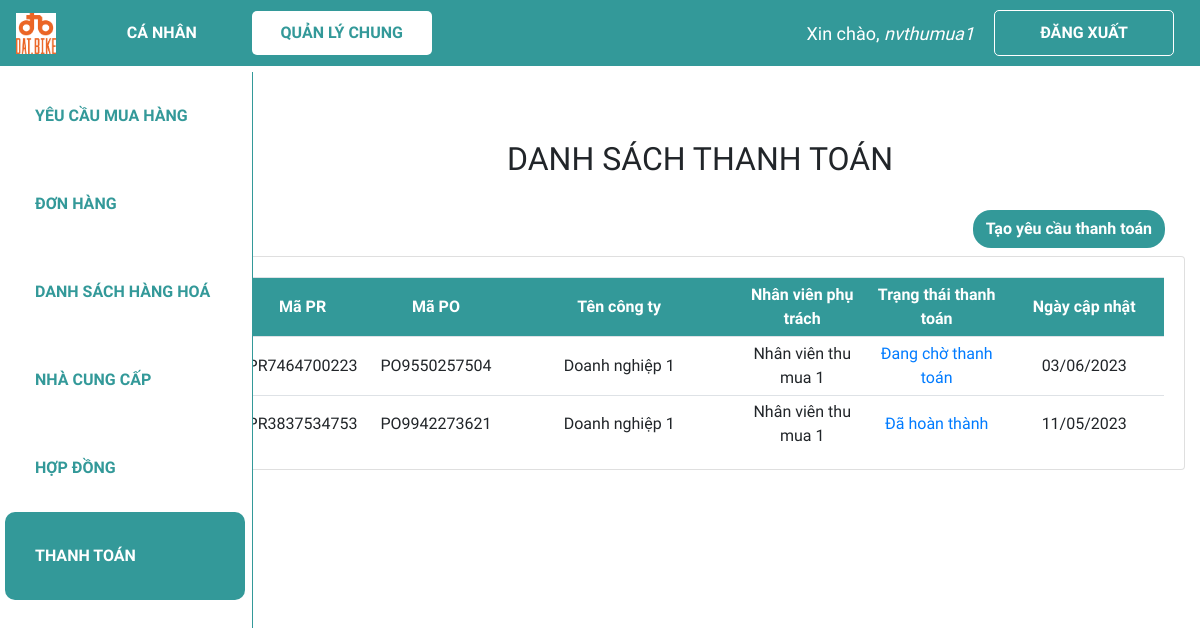
Screenshot of /dstt/ (signed in) with the database file from the repository.
### web_core/models.py (models this page shows, shortened)
class THANHTOAN(models.Model):
    danh_muc_trang_thai = (
        ('Đang chờ thanh toán', 'Đang chờ thanh toán'),
        ('Đã thanh toán lần 1', 'Đã thanh toán lần 1'),
        ('Đã hoàn thành', 'Đã hoàn thành')
    )
    ma_TT = ShortUUIDField(
        verbose_name='Mã thanh toán',
        length=10,
        max_length=12,
        prefix="TT",
        alphabet="0123456789",
        primary_key=True
    )
    ma_nhan_vien_tao = models.ForeignKey(NHANVIEN, on_delete = models.SET_NULL, verbose_name = 'Mã nhân viên tạo', related_name = 'nv_tao_tt', blank=True, null=True)
    ma_nhan_vien_tt = models.ForeignKey(NHANVIEN, on_delete = models.SET_NULL, verbose_name = 'Mã nhân viên thanh toán', related_name = 'nv_tt', blank=True, null=True)
    ma_PO = models.ForeignKey(PO, on_delete = models.SET_NULL, verbose_name = 'Mã PO', blank=True, null=True)
    ma_HD = models.ForeignKey(HOPDONG, on_delete = models.SET_NULL, verbose_name = 'Mã hợp đồng', blank=True, null=True)
    ngay_tao = models.DateTimeField('Ngày tạo', auto_now_add = True)
    so_tien = models.PositiveBigIntegerField('Số tiền đã thanh toán', validators = [MinValueValidator(0)], default = 0)
    ngay_cap_nhat = models.DateTimeField('Ngày cập nhật', default = datetime.now)
    trang_thai = models.CharField('Trạng thái thanh toán', max_length = 100, choices=danh_muc_trang_thai, default = 'Đang chờ thanh toán')
    chung_tu_thanh_toan = models.ImageField('Chứng từ thanh toán', max_length = 200, blank=True, null=True)

class PO(models.Model):
    danh_muc_trang_thai = (
        ('Chờ phê duyệt', 'Chờ phê duyệt'),
        ('Đang thực hiện', 'Đang thực hiện'),
        ('Đã nhận hàng', 'Đã nhận hàng'),
        ('Đã hoàn thành', 'Đã hoàn thành'),
    )
    ma_PO = ShortUUIDField(
        verbose_name='Mã PO',
        length=10,
        max_length=12,
        prefix="PO",
        alphabet="0123456789",
        primary_key=True
    )
    ma_PR = models.ForeignKey(PR, on_delete = models.CASCADE, verbose_name = 'Mã PR', blank=True, null=True)
    ma_hang_hoa = models.ForeignKey(HANGHOA, on_delete = models.CASCADE, verbose_name = 'Mã hàng hoá', blank=True, null=True)
    so_luong = models.IntegerField('Số lượng', validators = [MinValueValidator(0)], default = 0)
    ma_hop_dong = models.ForeignKey(HOPDONG, on_delete = models.SET_NULL, verbose_name = 'Mã hợp đồng', blank=True, null=True)
    ma_nhan_vien_tao = models.ForeignKey(NHANVIEN, on_delete=models.SET_NULL, verbose_name = 'Mã nhân viên tạo', related_name = 'nv_tao_PO',blank=True, null=True)
    ma_ncc = models.ForeignKey(NCC, on_delete = models.SET_NULL, verbose_name = 'Mã nhà cung cấp', blank=True, null=True)
    ngay_tao = models.DateTimeField('Ngày tạo', default = datetime.now)
    ngay_cap_nhat = models.DateTimeField('Ngày cập nhật', default = datetime.now)
    ngay_du_kien_nhan = models.DateTimeField('Ngày dự kiến nhận', blank=True, null=True)
    so_tien_thanh_toan = models.PositiveBigIntegerField('Số tiền thanh toán', validators=[MinValueValidator(0)], default = 0)
    trang_thai = models.CharField('Trạng thái PO', max_length = 100, choices=danh_muc_trang_thai, default='Chờ phê duyệt', blank=True, null=True)
    ma_quan_ly_duyet = models.ForeignKey(NHANVIEN, on_delete = models.SET_NULL, verbose_name = 'Mã quản lý duyệt', related_name = 'quan_ly', blank=True, null=True)

class PR(models.Model):
    danh_muc_trang_thai = (
        ('Chờ phân công', 'Chờ phân công'),
        ('Đang thực hiện', 'Đang thực hiện'),
        ('Đã hoàn thành', 'Đã hoàn thành'),
    )
    ma_PR = ShortUUIDField(
        verbose_name='Mã PR',
        length=10,
        max_length=12,
        prefix="PR",
        alphabet="0123456789",
        primary_key=True
    )
    ma_nhan_vien_tao = models.ForeignKey(NHANVIEN, on_delete = models.CASCADE, verbose_name = 'Mã nhân viên tạo', related_name = 'nv_tao_PR', blank=True, null=True)
    ma_nhan_vien_phu_trach = models.ForeignKey(NHANVIEN, on_delete = models.SET_NULL, verbose_name = 'Mã nhân viên phụ trách',  related_name = 'nv_phutrach_PR', blank=True, null=True)
    ngay_tao = models.DateTimeField('Ngày tạo', default = datetime.now)
    ngay_cap_nhat = models.DateField('Ngày cập nhật', default = datetime.now)
    ten_PR = models.CharField('Tên PR', max_length = 300)
    trang_thai = models.CharField('Trạng thái PR', max_length = 100, choices=danh_muc_trang_thai, default='Chờ phân công',blank=True, null=True)

class NCC(models.Model):
    ma_NCC = ShortUUIDField(
        verbose_name='Mã nhà cung cấp',
        length=10,
        max_length=12,
        prefix="NC",
        alphabet="0123456789",
        primary_key=True
    )
    ma_nhan_vien_tao = models.ForeignKey(NHANVIEN, on_delete = models.SET_NULL, verbose_name = 'Mã nhân viên tạo', blank = True, null=True)
    ma_so_thue = models.CharField('Mã số thuế', max_length = 20,blank=True, null=True)
    ma_hang_hoa = models.ManyToManyField(HANGHOA, verbose_name = 'Mã hàng hoá', blank = True)
    ten_doanh_nghiep = models.CharField('Tên doanh nghiệp', max_length = 100,blank=True, null=True)
    dia_chi = models.CharField('Địa chỉ', max_length = 300,blank=True, null=True)
    nguoi_lien_he = models.CharField('Người liên hệ', max_length = 100, blank=True, null=True)
    sdt = models.CharField('Số điện thoại', max_length = 20,blank=True, null=True)
    email = models.EmailField('Email', max_length = 100, blank=True, null=True)
    stk = models.CharField('Thông tin chuyển khoản', max_length = 100, blank=True, null=True)
    giay_phep = models.CharField('Giấy phép', max_length = 100, blank=True, null=True)
    nang_luc_hang_hoa = models.CharField('Năng lực hàng hoá', max_length = 100, blank=True, null=True)
    ngay_cap_nhat = models.DateTimeField('Ngày cập nhật', default=datetime.now)
    cong_no = models.CharField('Công nợ', max_length = 500, blank=True, null=True)
    file_bao_gia =  models.CharField('File báo giá', max_length=500, blank=True, null=True)

class NHANVIEN(models.Model):
    danh_muc_phong_ban = (
        ('Thu mua', 'Thu mua'),
        ('Kho', 'Kho'),
        ('Kế toán', 'Kế toán'),
        ('R&D', 'R&D'),
        ('Production', 'Production'),
        ('Khác', 'Khác')
    )
    danh_muc_chuc_vu = (
        ('Quản lí', 'Quản lí'),
        ('Nhân viên', 'Nhân viên'),
    )
    user = models.OneToOneField(User, null=True, blank=True, on_delete=models.CASCADE)
    ma_NV = ShortUUIDField(
        verbose_name='Mã nhân viên',
        length=10,
        max_length=12,
        prefix="NV",
        alphabet="0123456789",
        primary_key=True
    )
    ho_ten = models.CharField('Họ tên', max_length = 100,blank=True, null=True)
    phong_ban = models.CharField('Phòng ban', max_length = 50, choices=danh_muc_phong_ban,blank=True, null=True)
    chuc_vu = models.CharField('Chức vụ', max_length = 50, choices=danh_muc_chuc_vu,blank=True, null=True)

### web_core/decorators.py (the view)
        def wrapper_func(request, *args, **kwargs):
            group = None
            if request.user.groups.exists():
                group = request.user.groups.all()
            if len(group) > 2 and any(role.name in allowed_roles for role in group):
                return view_func(request, *args, **kwargs)
            elif group[0].name in allowed_roles:
                return view_func(request, *args, **kwargs)
            else:
                return HttpResponse('Not authorized')

### web_core/templatetags/index.py (called while the page is built)
@register.filter
def first_group_name(user):
    groups = user.groups.all()
    if groups:
        return groups[0].name
    return ''

### web_core/views.py (called while the page is built)
@allowed_users(['thumua', 'ketoan', 'quanly'])
@login_required(login_url='login')
def dstt(request):
    dstt = THANHTOAN.objects.all().order_by('-ngay_cap_nhat')
    context = {'dstt':dstt}
    return render(request, 'web_core/dstt.html', context)

### web_core/templates/web_core/dstt.html (shortened to what this page needs)
{% extends 'web_core/main.html' %}
{% block content %}
<h2 class="table-title" style>DANH SÁCH THANH TOÁN</h2>
{% load index %}
{% if request.user|first_group_name == 'thumua' %}
<div class="row sub">
    <div class="col">
        <div class="btn-text-right">
            <a class='btn add-btn' href="{% url 'quanli_them_tt'%}">Tạo yêu cầu thanh toán</a>
        </div>
    </div>
</div>
{% endif %}
<div class="card card-body">
    <table class='table table-sm'>
        <tr class="table-head">
            <th class="small-content">Mã PR</th>
            <th class="small-content">Mã PO</th>
            <th class="large-content">Tên công ty</th>
            <th class="mid-content">Nhân viên phụ trách</th>
            <th class="mid-content">Trạng thái thanh toán</th>
            <th class="mid-content">Ngày cập nhật</th>
        </tr>
        {% for tt in dstt %}
        <tr>
            <td class="small-content">{{tt.ma_PO.ma_PR.ma_PR}}</td>
            <td class="small-content">{{tt.ma_PO.ma_PO}}</td>
            <td class="large-content">{{tt.ma_PO.ma_ncc.ten_doanh_nghiep}}</td>
            <td class="mid-content">{{tt.ma_nhan_vien_tao.ho_ten}}</td>
            <td class="mid-content"><a href="{% url 'quanli_xem_tt' tt.ma_TT %}">{{tt.trang_thai}}</a></td>
            <td class="mid-content">{{tt.ngay_cap_nhat|date:"d/m/Y"}}</td>
        </tr>
        {% endfor %}
    </table>
</div>
{% endblock %}

### web_core/templates/web_core/navbar.html (shortened to what this page needs)
{% load static %}
<nav class="navbar navbar-expand-lg my-navbar fixed-top">
    <a href="{% url 'home' %}">
        <img class="navbar-brand" alt="logo-brand" src="{% static 'images/logo.png' %}" height="50"
            style="padding-bottom: 4px" />
    </a>
    <div class="collapse navbar-collapse" id="navbarNav">
        {% with request.resolver_match.url_name as url_name %}
        <div class="navbar-nav">
            {% load index %}
            {% if request.user|first_group_name != 'quanly' and request.user|first_group_name != 'ketoan' %}
                <a class="nav-item nav-link my-nav-item {% if 'canhan' in url_name %}my-nav-active{% endif %} nav-canhan"
                href="{% url 'canhan_dspr' %}">Cá nhân</a>
            {% endif %}
            <a class="nav-item nav-link my-nav-item {% if 'quanli' in url_name %}my-nav-active{% endif %} nav-quanly"
                href="{% url 'quanli_dspr' %}">Quản lý chung</a>
        </div>
        {% endwith %}
    </div>
    {% with request.resolver_match.url_name as url_name %}
    {% if request.user.is_authenticated %}
    <span class="hello-msg">Xin chào, <span> {{request.user}} </span></span>
    <a class="nav-item nav-link my-nav-item my-btn" href="{% url 'logout' %}">Đăng xuất</a>
    {% else %}
    <a class="nav-item nav-link my-nav-item my-btn {% if url_name == 'login' %}my-nav-active{% endif %}"
        href="{% url 'login' %}">Đăng nhập</a>
    {% endif %}
    {% endwith %}
</nav>

### web_core/static/css/main.css (style rules this page uses)
* { font-family: 'Baloo 2', cursive; }
html, body { margin: 0; padding: 0; height: 100%; overflow-x: hidden; }

### web_core/templates/web_core/navbar.html (style rules this page uses)
.my-navbar.fixed-top { position: fixed; color: #fff; background-color: #399; z-index: 10; }
.my-nav-item { color: #fff; font-weight: bold; padding: 9.6px 16px !important; text-transform: uppercase; border-radius: 5px; width: 180px; text-align: center; }
.my-nav-active, .my-nav-active:hover { color: #399; background-color: #fff; }
.my-btn { border: 1px solid #fff; margin-right: 10px; }
.hello-msg { font-size: 18px; color: #fff; margin-right: 20px; }
.hello-msg>span { font-style: italic; }

### web_core/templates/web_core/dstt.html (style rules this page uses)
.row.sub { margin-top: 32px; }
.card-body { padding-bottom: 0px; }
.table-title { text-align: center; }
.table th, .table td { vertical-align: middle; text-align: center; }
.small-content { width: 150px; }
.mid-content { width: 240px; }
.large-content { width: 450px; }
.table-head { color: #ffff; background-color: #399; }
.btn-text-right { text-align: right; }
.btn.add-btn { font-weight: bold; margin-bottom: 8px; margin-right: 20px; color: #fff; background-color: #399; border-radius: 18px; }

### rows the page displays
THANHTOAN: ma_PO.ma_PR.ma_PR "PR7464700223", ma_PO.ma_PO "PO9550257504", ma_PO.ma_ncc.ten_doanh_nghiep "Doanh nghiệp 1", ma_nhan_vien_tao.ho_ten "Nhân viên thu mua 1", trang_thai "Đang chờ thanh toán", ngay_cap_nhat "03/06/2023"
THANHTOAN: ma_PO.ma_PR.ma_PR "PR3837534753", ma_PO.ma_PO "PO9942273621", ma_PO.ma_ncc.ten_doanh_nghiep "Doanh nghiệp 1", ma_nhan_vien_tao.ho_ten "Nhân viên thu mua 1", trang_thai "Đã hoàn thành", ngay_cap_nhat "11/05/2023"

### other values shown
{{ request.user }} "nvthumua1"
